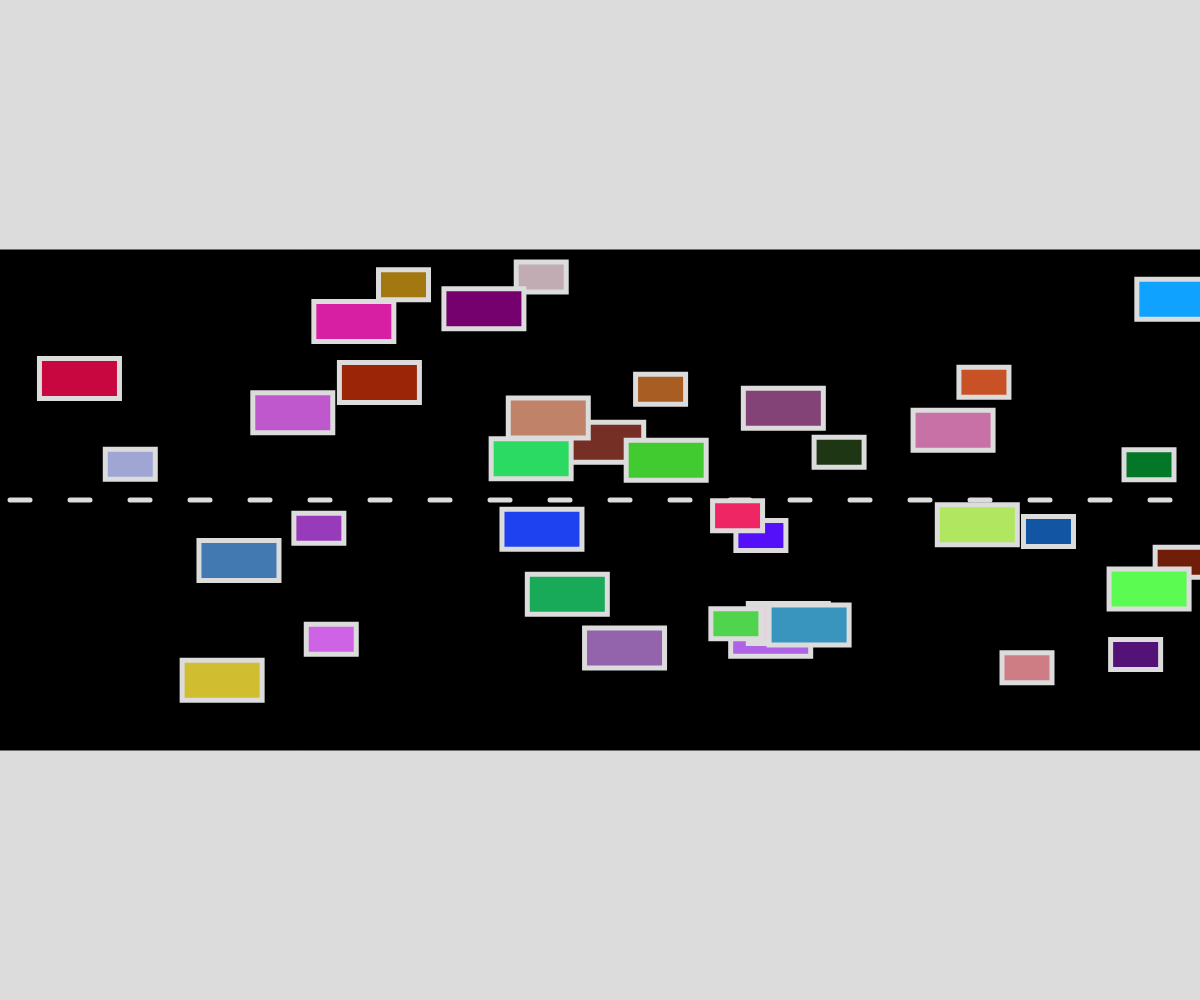
Frame 1 (no input)
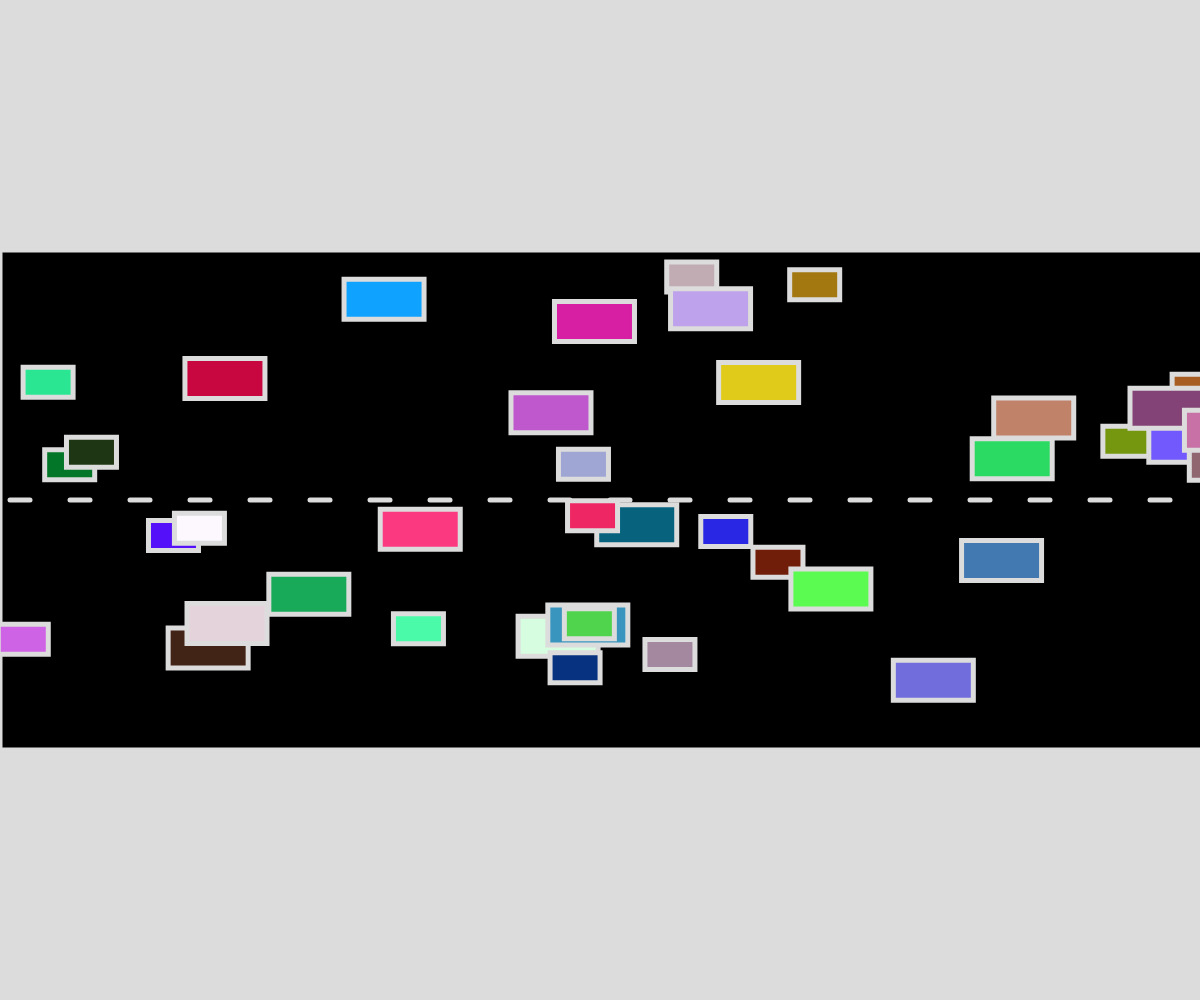
Frame 60 (no input)
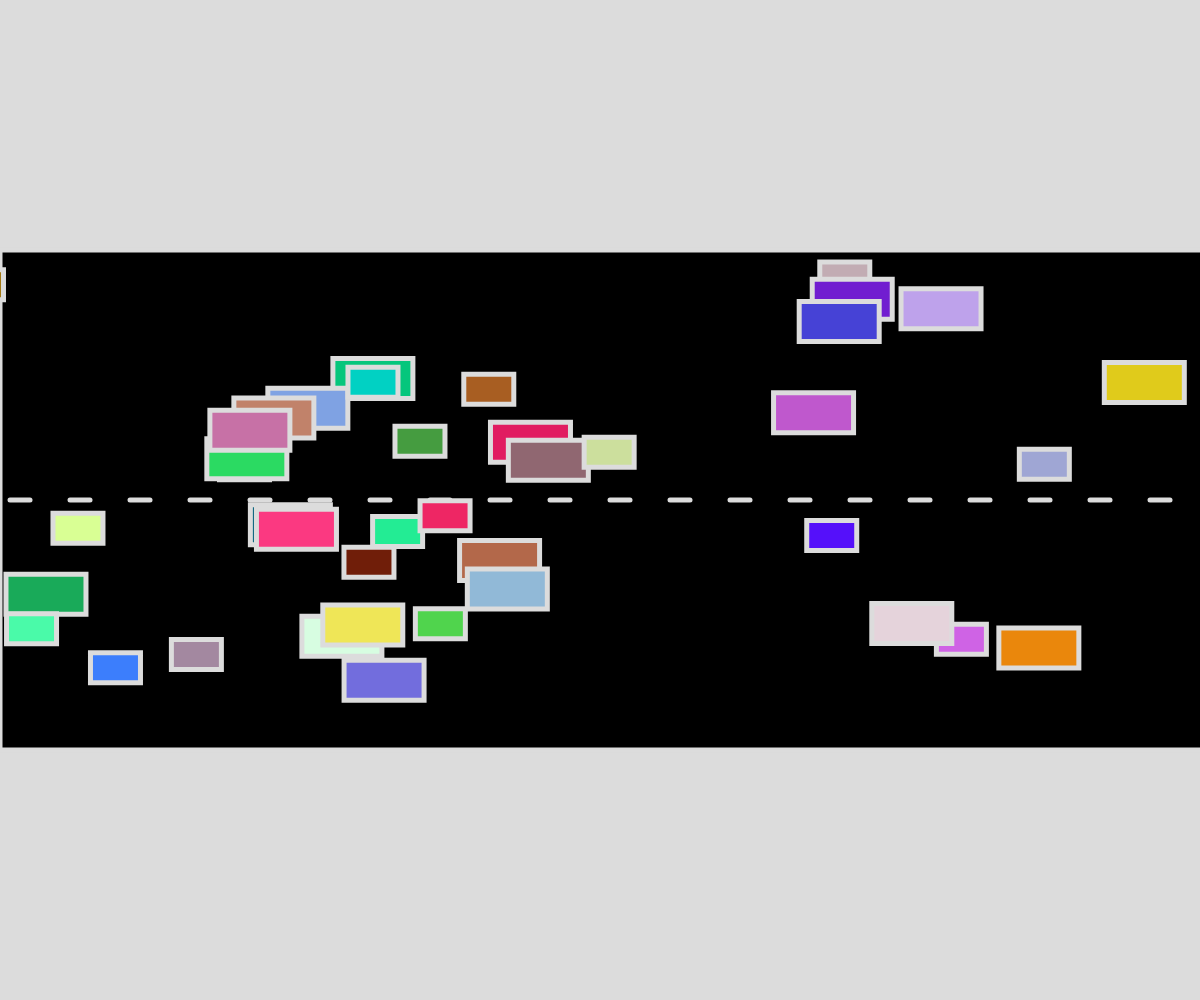
Frame 120 (the mouse pressed at the canvas centre since frame 60)

The p5.js sketch that drew these frames (run headless with seeded random() and noise() and a simulated clock; from frame 60 on, the mouse is pressed at the canvas centre):

// p5.js sketch
// ── sketch.js
// Cars Cars Cars!
// Assiya Boulfiza
// April 11, 2024
// using classes and arrays and calling cars in different arrays.

//global variables
let eastBound = []; // left to right
let westBound = []; //right to left

function setup() {
  createCanvas(windowWidth, windowHeight);
  for (let i = 0; i < 20; i++) { // generates 20 cars at a time
    let laneY = random(height/4, height*0.45); // cars do not go over the lane and into other traffic on the bottom lane
    let car = new Vehicle(random(width), laneY, color(random(255), random(255), random(255)), 1); //generates new cars
    eastBound.push(car); // generates cars coming from east/left to right to make 2 way traffic
    //  if(mouseClicked){
    //    if(mouseButton === LEFT){
    //      eastBound.push(car);
    //   }
    // }
    laneY = random(height/2, 2*height/3) // also keeps cars in their own lane on the top lane
    car = new Vehicle(random(width), laneY, color(random(255), random(255), random(255)), - 1);
    westBound.push(car); // car coming from west/ go from right to left
    
  }
}

function mouseClicked(){
  // if user does a left mouseclick then one eastbound car will pop up, if they do a left mouse click and press shift, then one new westbound car will popup
  if(mouseButton === LEFT){
    let laneY = random(height/4, height*0.45); 
    let car = new Vehicle(random(width), laneY, color(random(255), random(255), random(255)), 1); 
    eastBound.push(car);
  }

  else if(mouseButton === LEFT && keyIsDown(SHIFT)){
    laneY = random(height/2, 2*height/3) 
    car = new Vehicle(random(width), laneY, color(random(255), random(255), random(255)), - 1);
    westBound.push(car);
  }
}

function draw() {
  background(220);
  drawRoad(); // draws the road
  // used to keep all of the cars moving 
  for(let i = 0; i < eastBound.length; i ++){
     eastBound[i].action();
  }
  for(let i = 0; i < westBound.length; i ++){
    westBound[i].action();
  }
}
class Vehicle {
  constructor(x, y, color, direction) { //necessary parameters 
    this.x = x;
    this.y = y;
    this.type = Math.floor(Math.random() * 2); // 0 for car, 1 for truck will gove those 2 possibilities
    this.direction = direction;
    this.xspeed = random(1, 5)*this.direction; //all cars going random speed based on their generated number
    this.c = color;
  }

  display() {
    fill(this.c);
    if (this.type === 0) {
      rect(this.x, this.y, 50, 30); // Car, add position x and y
    } else if (this.type === 1) {
      rect(this.x, this.y, 80, 40); // Truck, position x and y
    }
  }

  move() {
    this.x += this.xspeed; //move cars
    // if cars fall off of screen, then new ones will be drawn at the start or end depending on which lane it is in 
    if (this.x > width && this.direction === 1 ) {
      this.x = -50;
    } else if (this.x < -50 && this.direction === -1) {
      this.x = width;
    }

    this.x += this.xspeed;
  }

  speedUp(){
    if(this.xspeed < 15 && this.xspeed > -15)
    this.xspseed += this.direction*0.5
  }

  speedDown(){
    if(this.xspeed > 0.5 && this.speed < -0.5){
      this.xspseed += this.direction*0.5
    }
  }

  changeColor(){
    this.c = color(random(255), random(255), random(255));
  }

  action(){ // calls all of the features shown in classes and enables them to show their values
    this.move();
    if(random(100) < 1){
      this.speedUp();
    }

    if(random(100) < 1){
      this.speedDown();
    }

    if(random(100) < 1){
      this.changeColor();
    }
    
    this.display();
  }
}




function drawRoad(){
  rectMode = (CENTER);
  fill(0);
  rect(0, height*0.25, width*2, 500)
  for(let i = 10; i <width; i += 40){
    //lanes
    stroke(220);
    strokeWeight(5);
    line(i, height/2, i += 20, height/2);
  }


}
